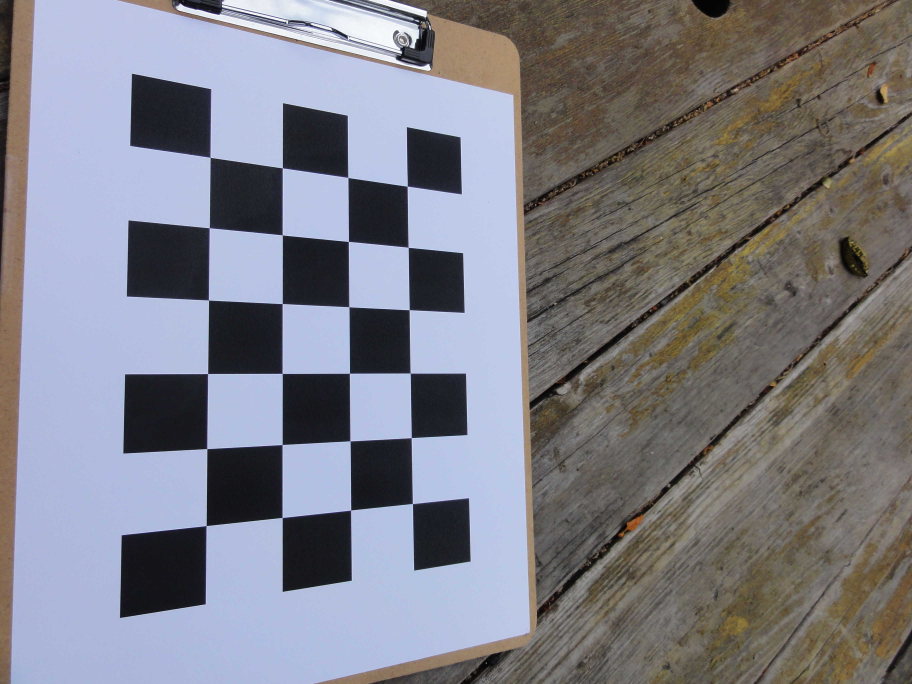
#> input picture data/chessboard_large.jpg, 3648 x 2736 px (shown at 1/4 size)
$ python benchmark.py   (older library calls are emulated)
#> lines starting #> are read from the running program, lines starting #| are printed output that depends on the picture; after the words box and inside, x2 and y2 are one past the last pixel; in counts of white or black regions, pixels touching at a corner belong together
import cv2
import statistics
import time
import numpy as np
import gc

image_path = "../data/chessboard_large.jpg"
binary_path = "../data/binary.png"

# NOTE: OpenCV by RGB into Gray using a weighted average. BoofCV uses just the average
img = cv2.imread(image_path,cv2.IMREAD_GRAYSCALE)
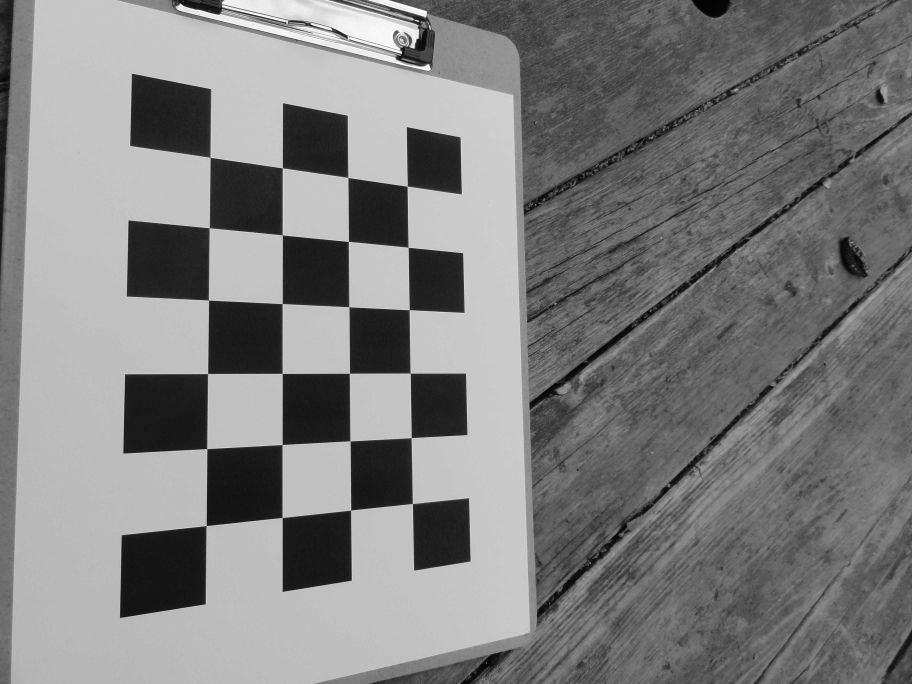
#> img: shape (2736, 3648) (shown at 1/4 size); min 0, max 255, mean 126.4

# Binary image. 0 and 255. This matches what OpenCV expects
img_binary = cv2.imread(binary_path, cv2.IMREAD_GRAYSCALE)
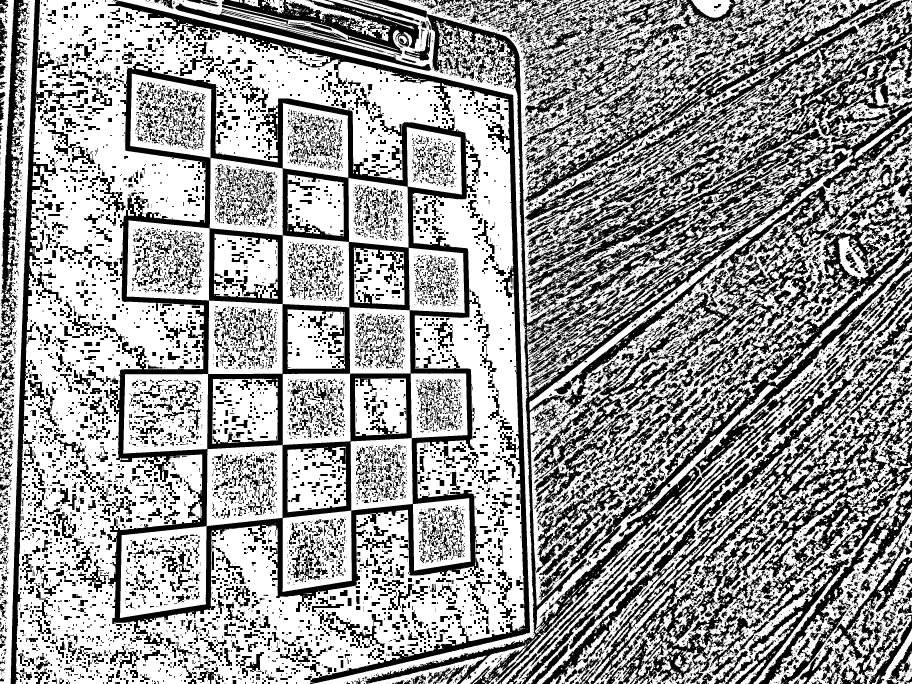
#> input picture data/binary.png, 3648 x 2736 px (shown at 1/4 size)
#> img_binary: shape (2736, 3648); 61.1% white; 15355 black regions (9158 under 20 px), largest, box (x1, y1, x2, y2) and area: (1463, 56, 3648, 2736) 685463, (312, 248, 1938, 2584) 469567, (2168, 1372, 3648, 2736) 328233

region_radius = 5
region_width = region_radius*2+1

# Leave comment out for official benchmarks
# cv2.setNumThreads(0)

def gaussianBlur():
    cv2.GaussianBlur(img, (region_width, region_width), 0)

# [4 lines left out: function gradientSobel, not called in this run]

def meanThresh():
    cv2.adaptiveThreshold(img, 255, cv2.ADAPTIVE_THRESH_MEAN_C, cv2.THRESH_BINARY, region_width, 0)

def computeHistogram():
    hist =cv2.calcHist([img],[0],None,[256],[0,256])
    # [4 lines of commented-out code are left out]

# [17 lines left out: functions goodFeatures, computeCanny, not called in this run]
    # total = sum( len(c) for c in contours )
    # print("total canny contour {}".format(total))

# This has been configured to be the same as the Lowe's paper. 3 layers per octave.
# It's not clear how many octaves are used and if the first layer is at twice the input as recommend by Lowe but
# frequently not done due to speed hit
sift = cv2.SIFT_create(nfeatures=10000, nOctaveLayers=3, contrastThreshold=0.04, edgeThreshold=10, sigma=1.6)
def detectSift():
    kp,des = sift.detectAndCompute(img, None)
    # print("SIFT found {:d}".format(len(kp)))


# SURF is not included in the standard distribution of Python OpenCV due to legal concerns
# Doing a custom build of OpenCV is beyond the scope scope of this benchmark since its only supposed to
# include what's easily available
if hasattr(cv2, 'xfeatures2d'):
    # original paper had 4 scales per octave
    # threshold tuned to detect 10,000 features
#> (the run stopped early here; a loop or call above may not have finished)
